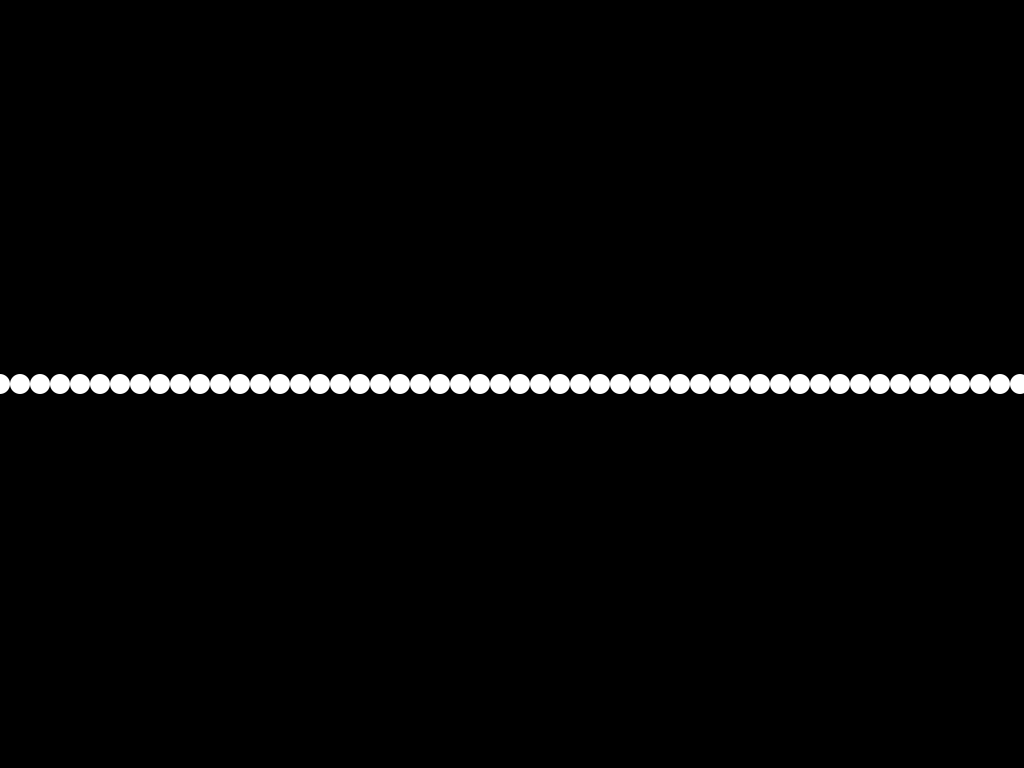
Frame 1 (no input)
Frame 60 (the mouse pressed at the canvas centre just before this capture): identical to frame 1, image omitted
Frame 120 (the mouse held since frame 60 and released just before this capture): identical to frame 1, image omitted

The Processing sketch that drew this single still picture (run headless with seeded random() and noise(); from frame 60 on, the mouse is pressed at the canvas centre):

// Processing sketch: processing_for_loop
// ── processing_for_loop.pde
/*

IED Visual Communication Madrid

One Year Course of Digital Arts & Experience Design

PROCESSING

Author: Kike Ramírez

Date: 25/1/2017

Subject: For loops

*/


// Step variable definition
float step = 20;



void setup() {

  // Set window size
  size(1024, 768);
  
  // Remove stroke lines
  noStroke();
  
}


void draw(){

  // Clear background
  background(0);
  
  
  // Draw ellipses using a "for" loop
  // i :          Float variable chosen (by ourselves) to control for loop
  // i < width:   Condition to continue the for loop. If FALSE it stops.
  // i += step:   Increment of control variable.
  for (float i = 0; i < width; i += step) {
  
    // Draw a circle of 'step' diameter at position (i, height/2)
    ellipse(i, height/2, step, step);
  
  }
  
  // Animate it!! Uncomment next line to set a sinusoidal variable step
  // step = 20 * ( 1.5 + sin(millis() / 1000.0));
}
